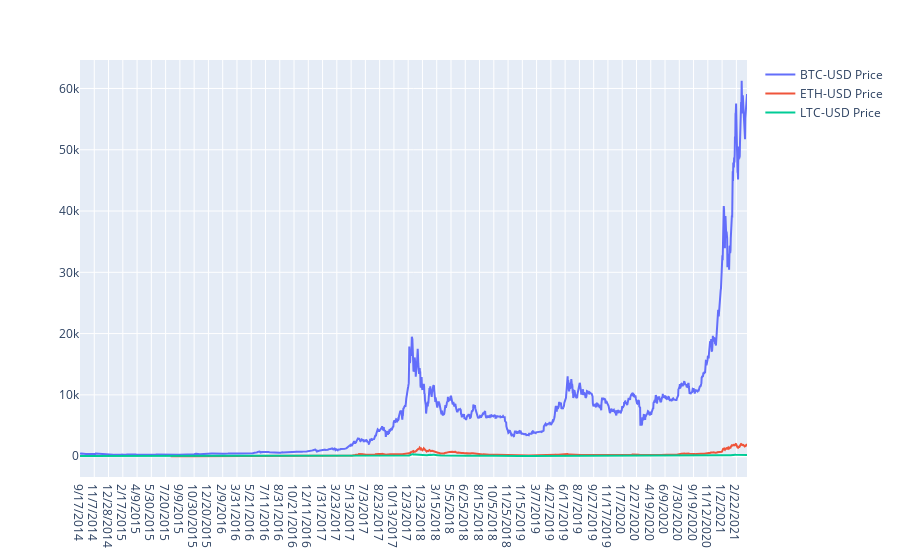

Notebook code cell kept with this figure:
### Markdown cell above
# TASK #4: PLOT INTERACTIVE MULTIPLE LINE PLOTS USING PLOTLY EXPRESS

### Code cell
fig  = px.line()

for i in crypto_df.columns[1:]:
    fig.add_scatter(x = crypto_df['Date'], y = crypto_df[i], name = i)
    
fig.show()

### Figure 1 — Plotly figure (JSON) as saved in the notebook; plotly's stock layout.template omitted (floating-point values rounded to 4 significant figures; data arrays with more than 128 entries replaced by an {"elided": "..."} marker saying what was removed)
{"data": [{"name": "BTC-USD Price", "type": "scatter", "x": {"elided": "2385 str values"}, "y": {"elided": "2385 float values"}}, {"name": "ETH-USD Price", "type": "scatter", "x": {"elided": "2385 str values"}, "y": {"elided": "2385 float values"}}, {"name": "LTC-USD Price", "type": "scatter", "x": {"elided": "2385 str values"}, "y": {"elided": "2385 float values"}}], "layout": {"legend": {"tracegroupgap": 0}, "margin": {"t": 60}, "xaxis": {"anchor": "y", "domain": [0, 1]}, "yaxis": {"anchor": "x", "domain": [0, 1]}}}
